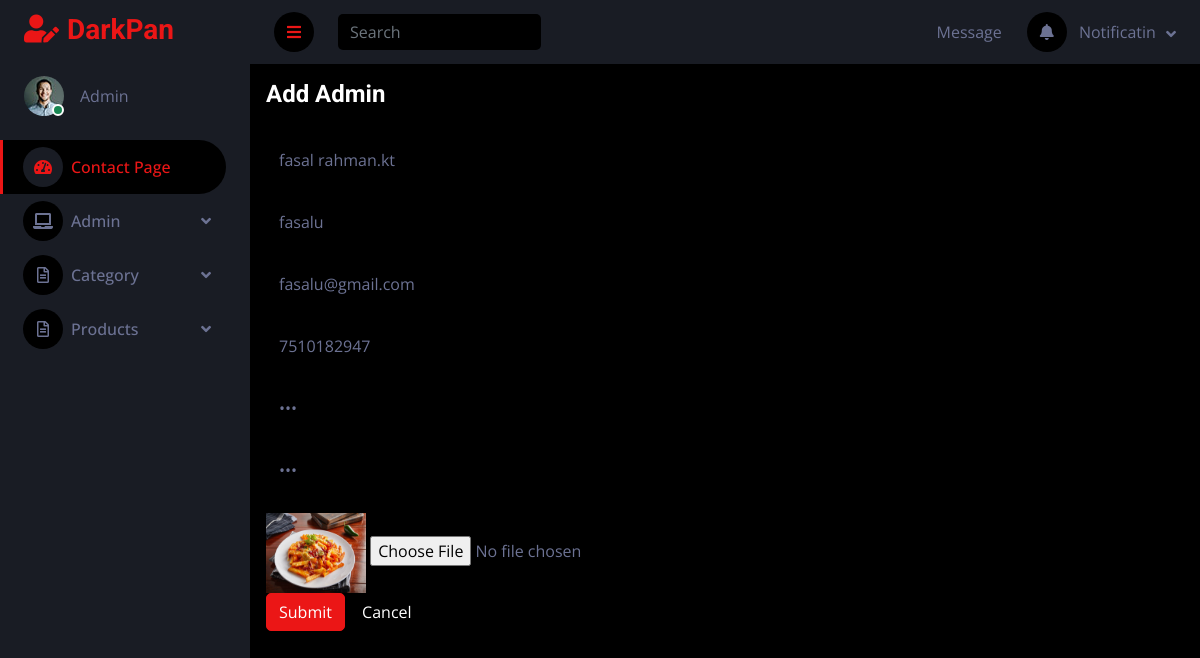
The app's page /backent/editadmin/1/ with its own data.
### backent/models.py (models this page shows)
class addadmindb(models.Model):
    Name = models.CharField(max_length=100, null=True, blank=True)
    User = models.CharField(max_length=100, null=True, blank=True)
    Email = models.EmailField(max_length=100, null=True, blank=True)
    Mobile = models.IntegerField(null=True, blank=True)
    Password = models.CharField(max_length=100, null=True, blank=True)
    Conpswd = models.CharField(max_length=100, null=True, blank=True)
    Image = models.ImageField(upload_to="profile", null=True, blank=True)

### backent/views.py (the view)
# urls.py: path('editadmin/<int:dataid>/', views.editadmin, name="editadmin"),
def editadmin(request,dataid):
    data = addadmindb.objects.get(id=dataid)
    print(data)
    return render(request, "Editadminpage.html", {'data':data})

### backent/templates/Editadminpage.html (shortened to what this page needs)
<!DOCTYPE html>
{% extends 'index.html' %}
{% block content %}
<html lang="en">
<head>
</head>
<body>
                  <div class="card-body">
                    <h4 class="card-title">Add Admin</h4><br>
                    <form class="forms-sample" method="POST" action="{% url 'updateadmindata' dataid=data.id %}" enctype="multipart/form-data">
                      <div class="form-group">
                        <input type="text" class="form-control" id="exampleInputName2" placeholder="Name" name="name" value="{{ data.Name }}"><br>
                      </div>
                      <div class="form-group">
                        <input type="text" class="form-control" id="exampleInputName5" placeholder="User Name" name="uname" value="{{ data.User}}"><br>
                      </div>
                      <div class="form-group">
                        <input type="email" class="form-control" id="exampleInputEmail3" placeholder="Email" name="email" value="{{ data.Email }}"><br>
                      </div>
                      <div>
                        <input type="text" class="form-control" id="exampleInputName3" placeholder="mobile" name="mobile" value="{{ data.Mobile }}"><br>
                      </div>
                      <div>
                        <input type="password" class="form-control" id="exampleInputName1" placeholder="Password" name="password" value="{{ data.Password }}"><br>
                      </div>
                      <div class="form-group">
                        <input type="password" class="form-control" id="exampleInputPassword4" placeholder="Confirm Password" name="cpassword" value="{{ data.Conpswd }}"><br>
                      </div>
                      <div>
                        <img src="{{data.Image.url}}" width="100px" height="80px">
                        <input type="file" name="image">
                      </div>
                      <button type="submit" class="btn btn-primary mr-2">Submit</button>
                      <button class="btn btn-dark">Cancel</button>
                    </form>
                  </div>
</body>
</html>
{% endblock %}

### backent/static/css/style.css (style rules this page uses)
:root { --primary: #EB1616; --secondary: #191C24; --light: #6C7293; --dark: #000000; }
.btn { transition: .5s; }

### records on screen
addadmindb: name "fasal rahman.kt", uname "fasalu", email "fasalu@gmail.com", mobile "7510182947", Image (picture)
